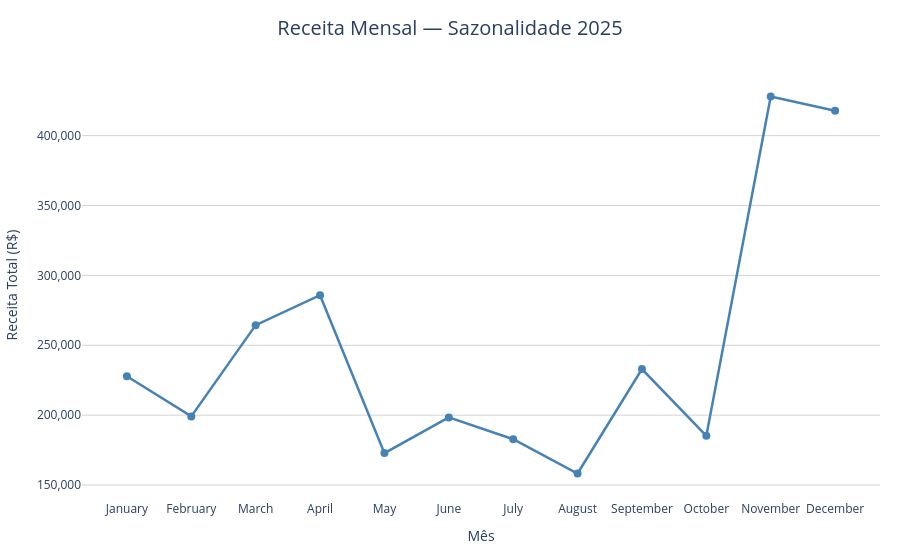

Write notebook code for a chart like this one.
### Markdown cell above
## 10. Clareza continua obrigatória

A aula reforça que um gráfico interativo ruim apenas confunde o usuário de forma mais tecnológica.  
Os princípios inegociáveis continuam sendo:
- título autoexplicativo
- eixos nomeados
- unidades claras
- remoção de lixo visual fileciteturn7file0

### Tarefa
Revise um dos seus gráficos e melhore:
- título
- rótulos de eixo
- hover
- nomes das variáveis
- aparência geral

Depois escreva:
1. O que você mudou?
2. O gráfico ficou mais claro?

### Code cell
# Refaça aqui um dos gráficos com foco em clareza
# Gráfico escolhido: Missão 2 — Sazonalidade da Receita Mensal (versão melhorada)

df_receita_mensal = (
    df.groupby(['mes', 'numero_mes'], as_index=False)['receita']
    .sum()
    .sort_values('numero_mes')
)

fig_sazonalidade = px.line(
    data_frame=df_receita_mensal,
    x='mes',
    y='receita',
    markers=True,
    title='Receita Mensal — Sazonalidade 2025',
    labels={'mes': 'Mês', 'receita': 'Receita Total (R$)'},
)

fig_sazonalidade.update_traces(
    line=dict(width=2.5, color='steelblue'),
    marker=dict(size=8),
    hovertemplate='<b>%{x}</b><br>Receita: R$ %{y:,.2f}<extra></extra>'
)

fig_sazonalidade.update_layout(
    title=dict(x=0.5, xanchor='center', font=dict(size=20)),
    xaxis_title='Mês',
    yaxis_title='Receita Total (R$)',
    yaxis_tickformat=',.0f',
    plot_bgcolor='white',
    yaxis=dict(gridcolor='lightgrey'),
    xaxis=dict(showgrid=False),
    margin=dict(l=60, r=20, t=70, b=60),
)

fig_sazonalidade.show()

### Figure 1 — Plotly figure (JSON) as saved in the notebook; plotly's stock layout.template omitted (floating-point values rounded to 4 significant figures)
{"data": [{"hovertemplate": "<b>%{x}</b><br>Receita: R$ %{y:,.2f}<extra></extra>", "legendgroup": "", "line": {"color": "steelblue", "dash": "solid", "width": 2.5}, "marker": {"size": 8, "symbol": "circle"}, "mode": "lines+markers", "name": "", "orientation": "v", "showlegend": false, "type": "scatter", "x": ["January", "February", "March", "April", "May", "June", "July", "August", "September", "October", "November", "December"], "xaxis": "x", "y": [227800.0, 199100.0, 264400.0, 285800.0, 172800.0, 198400.0, 182800.0, 158200.0, 233000.0, 185200.0, 428000.0, 417800.0], "yaxis": "y"}], "layout": {"legend": {"tracegroupgap": 0}, "margin": {"b": 60, "l": 60, "r": 20, "t": 70}, "plot_bgcolor": "white", "title": {"font": {"size": 20}, "text": "Receita Mensal — Sazonalidade 2025", "x": 0.5, "xanchor": "center"}, "xaxis": {"anchor": "y", "domain": [0, 1], "showgrid": false, "title": {"text": "Mês"}}, "yaxis": {"anchor": "x", "domain": [0, 1], "gridcolor": "lightgrey", "tickformat": ",.0f", "title": {"text": "Receita Total (R$)"}}}}
